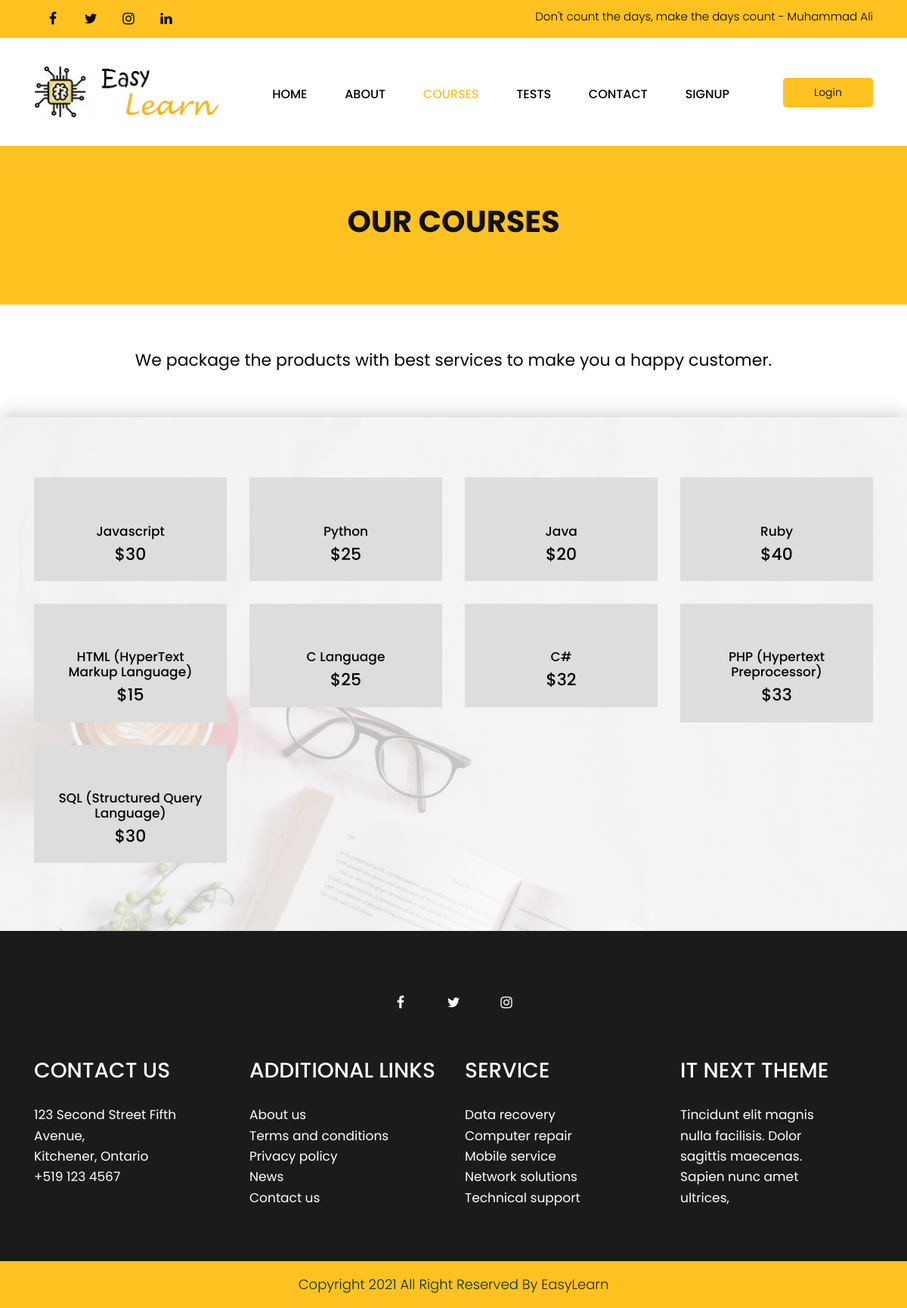
The page /product.php on the database its author committed.
### tables this page shows
CREATE TABLE IF NOT EXISTS `products` (
  `id` INT NOT NULL AUTO_INCREMENT,
  `name` VARCHAR(45) NOT NULL,
  `price` DOUBLE NULL,
  `description` VARCHAR(600) NULL,
  `quantity` INT NULL,
  `released_date` DATE NULL,
  `expiry_date` DATE NULL,
  `img_url` VARCHAR(100) NULL,
  PRIMARY KEY (`id`));

### product.php (the view, shortened to what this page needs)
<?php
require("includes/mysqli_connect.php");
$qry_str = "SELECT * FROM products WHERE quantity > 0";
$r = mysqli_query($dbc, $qry_str);
?>
<!DOCTYPE html>
<html lang="en">
   <head>
      <link rel="stylesheet" href="css/bootstrap.min.css">
      <link rel="stylesheet" href="css/style.css">
      <link rel="stylesheet" href="css/responsive.css">
      <link rel="stylesheet" href="css/jquery.mCustomScrollbar.min.css">
      <link rel="stylesheet" href="https://netdna.bootstrapcdn.com/font-awesome/4.0.3/css/font-awesome.css">
      <link rel="stylesheet" href="https://cdnjs.cloudflare.com/ajax/libs/fancybox/2.1.5/jquery.fancybox.min.css" media="screen">
   </head>
   <body class="main-layout product_page">
      <header>
         <div class="header">
            <div class="head_top">
               <div class="container">
                  <div class="row">
                    <div class="col-xl-6 col-lg-6 col-md-6 col-sm-12">
                       <div class="top-box">
                        <ul class="sociel_link">
                         <li> <a href="#"><i class="fa fa-facebook-f"></i></a></li>
                         <li> <a href="#"><i class="fa fa-twitter"></i></a></li>
                         <li> <a href="#"><i class="fa fa-instagram"></i></a></li>
                         <li> <a href="#"><i class="fa fa-linkedin"></i></a></li>
                     </ul>
                    </div>
                  </div>
                  <div class="col-xl-6 col-lg-6 col-md-6 col-sm-12">
                       <div class="top-box">
                        <p>Don't count the days, make the days count - Muhammad Ali</p>
                    </div>
                  </div>
               </div>
            </div>
         </div>
         <div class="container">
            <div class="row">
               <div class="col-xl-3 col-lg-3 col-md-3 col-sm-3 col logo_section">
                  <div class="full">
                     <div class="center-desk">
                        <div class="logo"> <a href="index.html"><img src="images/logo.jpg" alt="logo"/></a> </div>
                     </div>
                  </div>
               </div>
               <div class="col-xl-7 col-lg-7 col-md-9 col-sm-9">
                  <div class="menu-area">
                     <div class="limit-box">
                        <nav class="main-menu">
                           <ul class="menu-area-main">
                              <li > <a href="index.php">Home</a> </li>
                              <li> <a href="about.php">About</a> </li>
                              <li class="active"> <a href="#">Courses</a> </li>
                              <li> <a href="tests.php"> Tests</a> </li>
                              <li> <a href="contact.php">Contact</a> </li>
                              <li class="mean-last"> <a href="signup.php">signup</a> </li>
                           </ul>
                        </nav>
                     </div>
                  </div>
               </div>
               <div class="col-xl-2 col-lg-2 col-md-2 col-sm-2">
                  <li><a class="buy" href="login.php">Login</a></li>
               </div>
            </div>
         </div>
      </header>
       <div class="brand_color">
        <div class="container">
            <div class="row">
                <div class="col-md-12">
                    <div class="titlepage">
                        <h2>Our Courses</h2>
                    </div>
                </div>
            </div>
        </div>
    </div>
      <div class="product">
         <div class="container">
            <div class="row">
               <div class="col-md-12">
                  <div class="title">
                     <span>We package the products with best services to make you a happy customer.</span>
                  </div>
               </div>
            </div>
         </div>
      </div>
      <div class="product-bg">
         <div class="product-bg-white">
         <div class="container">
            <div class="row">
               <?php
                  if($r) {
                     while($row = mysqli_fetch_array($r, MYSQLI_ASSOC)) {
                        echo "<div class='col-xl-3 col-lg-3 col-md-6 col-sm-12'>";
                        echo "<div class='product-box'>";
                        echo "<h3>".$row['name']."</h3>";
                        echo "<span>$".$row['price']."</span>";
                        echo "</div>";
                        echo "</div>";
                     }
                  }
               ?>
               </div>
            </div>
         </div>
      <footr>
         <div class="footer">
            <div class="container">
               <div class="row">
                  <div class="col-md-6 offset-md-3">
                     <ul class="sociel">
                         <li> <a href="#"><i class="fa fa-facebook-f"></i></a></li>
                         <li> <a href="#"><i class="fa fa-twitter"></i></a></li>
                         <li> <a href="#"><i class="fa fa-instagram"></i></a></li>
                     </ul>
                  </div>
            </div>
            <div class="row">
               <div class="col-xl-3 col-lg-3 col-md-6 col-sm-12">
                  <div class="contact">
                     <h3>Contact Us</h3>
                     <span>123 Second Street Fifth Avenue,<br>
                        Kitchener, Ontario<br>
                        +519 123 4567</span>
                  </div>
               </div>
                 <div class="col-xl-3 col-lg-3 col-md-6 col-sm-12">
                  <div class="contact">
                     <h3>ADDITIONAL LINKS</h3>
                     <ul class="lik">
                         <li> <a href="#">About us</a></li>
                         <li> <a href="#">Terms and conditions</a></li>
                         <li> <a href="#">Privacy policy</a></li>
                         <li> <a href="#">News</a></li>
                          <li> <a href="#">Contact us</a></li>
                     </ul>
                  </div>
               </div>
                 <div class="col-xl-3 col-lg-3 col-md-6 col-sm-12">
                  <div class="contact">
                     <h3>service</h3>
                      <ul class="lik">
                    <li> <a href="#"> Data recovery</a></li>
                         <li> <a href="#">Computer repair</a></li>
                         <li> <a href="#">Mobile service</a></li>
                         <li> <a href="#">Network solutions</a></li>
                          <li> <a href="#">Technical support</a></li>
                  </div>
               </div>
                 <div class="col-xl-3 col-lg-3 col-md-6 col-sm-12">
                  <div class="contact">
                     <h3>IT NEXT THEME</h3>
                     <span>Tincidunt elit magnis <br>
                     nulla facilisis. Dolor <br>
                  sagittis maecenas. <br>
               Sapien nunc amet <br>
            ultrices, </span>
                  </div>
               </div>
            </div>
         </div>
            <div class="copyright">
               <p>Copyright 2021 All Right Reserved By <a href="index.html">EasyLearn</a></p>
            </div>
      </div>
      </footr>
   </body>
</html>

### rows shown on the page
products: name "Javascript", price "30"
products: name "Python", price "25"
products: name "Java", price "20"
products: name "Ruby", price "40"
products: name "HTML (HyperText Markup Language)", price "15"
products: name "C Language", price "25"
products: name "C#", price "32"
products: name "PHP (Hypertext Preprocessor)", price "33"
products: name "SQL (Structured Query Language)", price "30"
